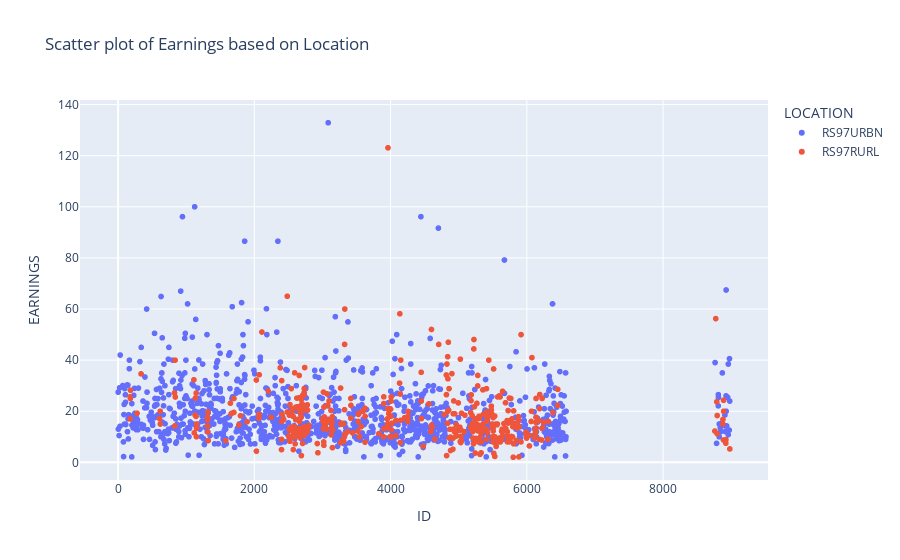

Notebook code for this chart:
### Code cell
# Check for Household Location - Rural or Urban Earnings
df_data['LOCATION'] = df_data[['RS97RURL','RS97URBN']].idxmax(axis=1)

px.scatter(data_frame=df_data, x='ID', y='EARNINGS', color='LOCATION', title='Scatter plot of Earnings based on Location')

### Figure 1 — Plotly figure (JSON) as saved in the notebook; plotly's stock layout.template omitted (floating-point values rounded to 4 significant figures; data arrays with more than 128 entries replaced by an {"elided": "..."} marker saying what was removed)
{"data": [{"hovertemplate": "LOCATION=RS97URBN<br>ID=%{x}<br>EARNINGS=%{y}<extra></extra>", "legendgroup": "RS97URBN", "marker": {"color": "#636efa", "symbol": "circle"}, "mode": "markers", "name": "RS97URBN", "showlegend": true, "type": "scattergl", "x": {"elided": "1061 int values"}, "xaxis": "x", "y": {"elided": "1061 float values"}, "yaxis": "y"}, {"hovertemplate": "LOCATION=RS97RURL<br>ID=%{x}<br>EARNINGS=%{y}<extra></extra>", "legendgroup": "RS97RURL", "marker": {"color": "#EF553B", "symbol": "circle"}, "mode": "markers", "name": "RS97RURL", "showlegend": true, "type": "scattergl", "x": {"elided": "426 int values"}, "xaxis": "x", "y": {"elided": "426 float values"}, "yaxis": "y"}], "layout": {"legend": {"title": {"text": "LOCATION"}, "tracegroupgap": 0}, "title": {"text": "Scatter plot of Earnings based on Location"}, "xaxis": {"anchor": "y", "domain": [0, 1], "title": {"text": "ID"}}, "yaxis": {"anchor": "x", "domain": [0, 1], "title": {"text": "EARNINGS"}}}}
